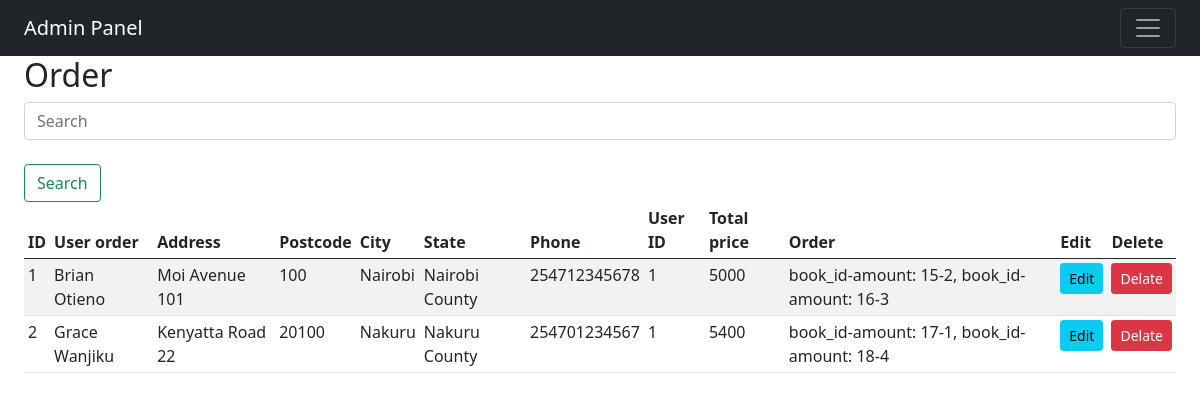
Screenshot of /admin/order_view.php (signed in) with the database file from the repository.
### tables this page shows
CREATE TABLE IF NOT EXISTS `order_table` (
  	`order_id` INT(10) NOT NULL AUTO_INCREMENT,
  	`order_name` VARCHAR(30) NOT NULL,
  	`order_address` VARCHAR(200) NOT NULL,
  	`order_pincode` INT(20) NOT NULL,
  	`order_city` VARCHAR(30) NOT NULL,
  	`order_state` VARCHAR(30) NOT NULL,
  	`order_mobile` VARCHAR(15) NOT NULL,
  	`order_register_id` INT(8) NOT NULL,
  	`order_total_price` INT(50) NOT NULL,
  	`order_list_books` LONGTEXT NOT NULL,
  	PRIMARY KEY (`order_id`)
);

### admin/functions/process_order_view_data.php (the view)
<?php
    function display_data($order_list_result)
    {
        while($order_row = mysqli_fetch_assoc($order_list_result))
		{
			echo '
				<tr>
					<td>' . $order_row['order_id'] . '</td>
					<td>' . $order_row['order_name'] . '</td>
					<td>' . $order_row['order_address'] . '</td>
					<td>' . $order_row['order_pincode'] . '</td>
					<td>' . $order_row['order_city'] . '</td>
                    <td>' . $order_row['order_state'] . '</td>
                    <td>' . $order_row['order_mobile'] . '</td>
                    <td>' . $order_row['order_register_id'] . '</td>
                    <td>' . $order_row['order_total_price'] . '</td>
                    <td>' . $order_row['order_list_books'] . '</td>
					<td align="center"><a class="btn btn-info btn-sm" href="order_edit.php?id=' . $order_row['order_id'] . '">Edit</a></td>
					<td align="center"><a class="btn btn-danger btn-sm" href="functions/process_order_del.php?id=' . $order_row['order_id'] . '">Delate</a></td>
				</tr>
            ';
		}
    }
?>

### rows the page displays
order_table: order_id "1", order_name "Brian Otieno", order_address "Moi Avenue 101", order_pincode "100", order_city "Nairobi", order_state "Nairobi County", order_mobile "254712345678", order_register "1", order_total_price "5000", order_list_books "book_id-amount: 15-2, book_id-amount: 16-3"
order_table: order_id "2", order_name "Grace Wanjiku", order_address "Kenyatta Road 22", order_pincode "20100", order_city "Nakuru", order_state "Nakuru County", order_mobile "254701234567", order_register "1", order_total_price "5400", order_list_books "book_id-amount: 17-1, book_id-amount: 18-4"
